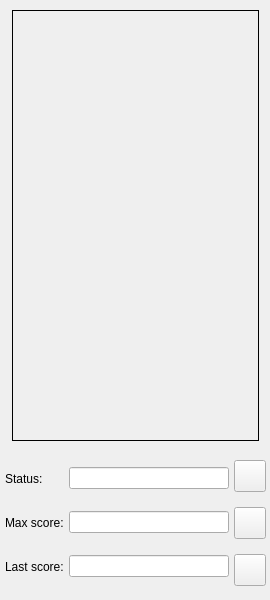
<?xml version="1.0" encoding="UTF-8"?>
<ui version="4.0">
 <class>MainWindow</class>
 <widget class="QMainWindow" name="MainWindow">
  <property name="geometry">
   <rect>
    <x>0</x>
    <y>0</y>
    <width>270</width>
    <height>600</height>
   </rect>
  </property>
  <property name="windowTitle">
   <string>Tetris</string>
  </property>
  <widget class="QWidget" name="centralwidget">
   <widget class="QWidget" name="horizontalLayoutWidget">
    <property name="geometry">
     <rect>
      <x>0</x>
      <y>450</y>
      <width>271</width>
      <height>151</height>
     </rect>
    </property>
    <layout class="QHBoxLayout" name="mainLayout">
     <property name="spacing">
      <number>5</number>
     </property>
     <property name="leftMargin">
      <number>5</number>
     </property>
     <property name="topMargin">
      <number>0</number>
     </property>
     <property name="rightMargin">
      <number>5</number>
     </property>
     <property name="bottomMargin">
      <number>5</number>
     </property>
     <item>
      <layout class="QVBoxLayout" name="innerLayout_1">
       <item>
        <widget class="QLabel" name="statusLabel">
         <property name="maximumSize">
          <size>
           <width>140</width>
           <height>20</height>
          </size>
         </property>
         <property name="locale">
          <locale language="English" country="UnitedStates"/>
         </property>
         <property name="text">
          <string>Status:</string>
         </property>
        </widget>
       </item>
       <item>
        <widget class="QLabel" name="maxScoreLabel">
         <property name="maximumSize">
          <size>
           <width>140</width>
           <height>20</height>
          </size>
         </property>
         <property name="locale">
          <locale language="English" country="UnitedStates"/>
         </property>
         <property name="text">
          <string>Max score:</string>
         </property>
        </widget>
       </item>
       <item>
        <widget class="QLabel" name="lastScoreLabel">
         <property name="maximumSize">
          <size>
           <width>140</width>
           <height>20</height>
          </size>
         </property>
         <property name="locale">
          <locale language="English" country="UnitedStates"/>
         </property>
         <property name="text">
          <string>Last score:</string>
         </property>
        </widget>
       </item>
      </layout>
     </item>
     <item>
      <layout class="QVBoxLayout" name="innerLayout_2">
       <item>
        <widget class="QLineEdit" name="statusLineEdit">
         <property name="cursor">
          <cursorShape>ArrowCursor</cursorShape>
         </property>
         <property name="mouseTracking">
          <bool>false</bool>
         </property>
         <property name="focusPolicy">
          <enum>Qt::NoFocus</enum>
         </property>
         <property name="acceptDrops">
          <bool>false</bool>
         </property>
         <property name="locale">
          <locale language="English" country="UnitedStates"/>
         </property>
        </widget>
       </item>
       <item>
        <widget class="QLineEdit" name="maxScoreLineEdit">
         <property name="cursor">
          <cursorShape>ArrowCursor</cursorShape>
         </property>
         <property name="mouseTracking">
          <bool>false</bool>
         </property>
         <property name="focusPolicy">
          <enum>Qt::NoFocus</enum>
         </property>
         <property name="acceptDrops">
          <bool>false</bool>
         </property>
         <property name="locale">
          <locale language="English" country="UnitedStates"/>
         </property>
        </widget>
       </item>
       <item>
        <widget class="QLineEdit" name="lastScoreLineEdit">
         <property name="cursor">
          <cursorShape>ArrowCursor</cursorShape>
         </property>
         <property name="mouseTracking">
          <bool>false</bool>
         </property>
         <property name="focusPolicy">
          <enum>Qt::NoFocus</enum>
         </property>
         <property name="acceptDrops">
          <bool>false</bool>
         </property>
         <property name="locale">
          <locale language="English" country="UnitedStates"/>
         </property>
        </widget>
       </item>
      </layout>
     </item>
     <item>
      <layout class="QVBoxLayout" name="innerLayout_3">
       <item>
        <widget class="QPushButton" name="pauseButton">
         <property name="sizePolicy">
          <sizepolicy hsizetype="Minimum" vsizetype="Fixed">
           <horstretch>0</horstretch>
           <verstretch>0</verstretch>
          </sizepolicy>
         </property>
         <property name="minimumSize">
          <size>
           <width>0</width>
           <height>0</height>
          </size>
         </property>
         <property name="maximumSize">
          <size>
           <width>32</width>
           <height>32</height>
          </size>
         </property>
         <property name="focusPolicy">
          <enum>Qt::NoFocus</enum>
         </property>
         <property name="locale">
          <locale language="English" country="UnitedStates"/>
         </property>
         <property name="text">
          <string/>
         </property>
        </widget>
       </item>
       <item>
        <widget class="QPushButton" name="restartButton">
         <property name="sizePolicy">
          <sizepolicy hsizetype="Minimum" vsizetype="Fixed">
           <horstretch>0</horstretch>
           <verstretch>0</verstretch>
          </sizepolicy>
         </property>
         <property name="minimumSize">
          <size>
           <width>0</width>
           <height>0</height>
          </size>
         </property>
         <property name="maximumSize">
          <size>
           <width>32</width>
           <height>32</height>
          </size>
         </property>
         <property name="focusPolicy">
          <enum>Qt::NoFocus</enum>
         </property>
         <property name="locale">
          <locale language="English" country="UnitedStates"/>
         </property>
         <property name="text">
          <string/>
         </property>
        </widget>
       </item>
       <item>
        <widget class="QPushButton" name="shareScoresButton">
         <property name="sizePolicy">
          <sizepolicy hsizetype="Minimum" vsizetype="Fixed">
           <horstretch>0</horstretch>
           <verstretch>0</verstretch>
          </sizepolicy>
         </property>
         <property name="minimumSize">
          <size>
           <width>0</width>
           <height>0</height>
          </size>
         </property>
         <property name="maximumSize">
          <size>
           <width>32</width>
           <height>32</height>
          </size>
         </property>
         <property name="focusPolicy">
          <enum>Qt::NoFocus</enum>
         </property>
         <property name="locale">
          <locale language="English" country="UnitedStates"/>
         </property>
         <property name="text">
          <string/>
         </property>
        </widget>
       </item>
      </layout>
     </item>
    </layout>
   </widget>
   <widget class="QWidget" name="gridLayoutWidget">
    <property name="geometry">
     <rect>
      <x>0</x>
      <y>0</y>
      <width>271</width>
      <height>451</height>
     </rect>
    </property>
    <layout class="QGridLayout" name="gameLayout">
     <property name="leftMargin">
      <number>12</number>
     </property>
     <property name="topMargin">
      <number>10</number>
     </property>
     <property name="rightMargin">
      <number>12</number>
     </property>
     <property name="bottomMargin">
      <number>10</number>
     </property>
     <property name="spacing">
      <number>0</number>
     </property>
     <item row="0" column="0">
      <widget class="QFrame" name="gameFrame">
       <property name="focusPolicy">
        <enum>Qt::StrongFocus</enum>
       </property>
       <property name="acceptDrops">
        <bool>true</bool>
       </property>
       <property name="whatsThis">
        <string/>
       </property>
       <property name="styleSheet">
        <string notr="true">border: 1px solid black;</string>
       </property>
       <property name="locale">
        <locale language="English" country="UnitedStates"/>
       </property>
       <property name="frameShape">
        <enum>QFrame::StyledPanel</enum>
       </property>
       <property name="frameShadow">
        <enum>QFrame::Raised</enum>
       </property>
      </widget>
     </item>
    </layout>
   </widget>
  </widget>
 </widget>
 <resources/>
 <connections/>
</ui>
